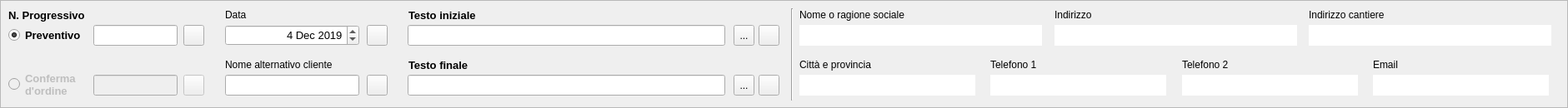
     <widget class="QFrame" name="frame">
      <property name="geometry">
       <rect>
        <x>10</x>
        <y>10</y>
        <width>1881</width>
        <height>130</height>
       </rect>
      </property>
      <property name="frameShape">
       <enum>QFrame::StyledPanel</enum>
      </property>
      <widget class="QLabel" name="label">
       <property name="geometry">
        <rect>
         <x>10</x>
         <y>10</y>
         <width>101</width>
         <height>16</height>
        </rect>
       </property>
       <property name="font">
        <font>
         <pointsize>10</pointsize>
         <weight>75</weight>
         <bold>true</bold>
        </font>
       </property>
       <property name="text">
        <string>N. Progressivo</string>
       </property>
      </widget>
      <widget class="QLineEdit" name="edit_so">
       <property name="geometry">
        <rect>
         <x>112</x>
         <y>30</y>
         <width>101</width>
         <height>25</height>
        </rect>
       </property>
       <property name="font">
        <font>
         <pointsize>10</pointsize>
         <weight>75</weight>
         <bold>true</bold>
        </font>
       </property>
       <property name="text">
        <string/>
       </property>
       <property name="alignment">
        <set>Qt::AlignRight|Qt::AlignTrailing|Qt::AlignVCenter</set>
       </property>
      </widget>
      <widget class="QLabel" name="label_5">
       <property name="geometry">
        <rect>
         <x>270</x>
         <y>10</y>
         <width>41</width>
         <height>16</height>
        </rect>
       </property>
       <property name="text">
        <string>Data</string>
       </property>
      </widget>
      <widget class="QDateEdit" name="edit_data_prev">
       <property name="geometry">
        <rect>
         <x>270</x>
         <y>30</y>
         <width>161</width>
         <height>25</height>
        </rect>
       </property>
       <property name="font">
        <font>
         <pointsize>10</pointsize>
        </font>
       </property>
       <property name="alignment">
        <set>Qt::AlignRight|Qt::AlignTrailing|Qt::AlignVCenter</set>
       </property>
       <property name="maximumDate">
        <date>
         <year>2049</year>
         <month>12</month>
         <day>31</day>
        </date>
       </property>
       <property name="minimumDate">
        <date>
         <year>2019</year>
         <month>1</month>
         <day>1</day>
        </date>
       </property>
       <property name="date">
        <date>
         <year>2019</year>
         <month>12</month>
         <day>4</day>
        </date>
       </property>
      </widget>
      <widget class="Line" name="line_3">
       <property name="geometry">
        <rect>
         <x>940</x>
         <y>10</y>
         <width>20</width>
         <height>111</height>
        </rect>
       </property>
       <property name="orientation">
        <enum>Qt::Vertical</enum>
       </property>
      </widget>
      <widget class="QLineEdit" name="edit_testo_in">
       <property name="geometry">
        <rect>
         <x>489</x>
         <y>30</y>
         <width>381</width>
         <height>25</height>
        </rect>
       </property>
       <property name="font">
        <font>
         <pointsize>9</pointsize>
        </font>
       </property>
       <property name="readOnly">
        <bool>true</bool>
       </property>
      </widget>
      <widget class="QToolButton" name="btn_scegli_testo_in">
       <property name="geometry">
        <rect>
         <x>880</x>
         <y>30</y>
         <width>25</width>
         <height>25</height>
        </rect>
       </property>
       <property name="text">
        <string extracomment="Deduci automaticamente dall'ultimo preventivo">...</string>
       </property>
       <property name="checkable">
        <bool>false</bool>
       </property>
       <property name="checked">
        <bool>false</bool>
       </property>
       <property name="arrowType">
        <enum>Qt::NoArrow</enum>
       </property>
      </widget>
      <widget class="QLabel" name="label_15">
       <property name="geometry">
        <rect>
         <x>490</x>
         <y>10</y>
         <width>121</width>
         <height>16</height>
        </rect>
       </property>
       <property name="font">
        <font>
         <pointsize>10</pointsize>
         <weight>75</weight>
         <bold>true</bold>
        </font>
       </property>
       <property name="text">
        <string>Testo iniziale</string>
       </property>
      </widget>
      <widget class="QLineEdit" name="edit_testo_fin">
       <property name="geometry">
        <rect>
         <x>489</x>
         <y>90</y>
         <width>381</width>
         <height>25</height>
        </rect>
       </property>
       <property name="font">
        <font>
         <pointsize>9</pointsize>
        </font>
       </property>
       <property name="readOnly">
        <bool>true</bool>
       </property>
      </widget>
      <widget class="QToolButton" name="btn_scegli_testo_fin">
       <property name="geometry">
        <rect>
         <x>880</x>
         <y>90</y>
         <width>25</width>
         <height>25</height>
        </rect>
       </property>
       <property name="text">
        <string extracomment="Deduci automaticamente dall'ultimo preventivo">...</string>
       </property>
      </widget>
      <widget class="QLabel" name="label_16">
       <property name="geometry">
        <rect>
         <x>490</x>
         <y>70</y>
         <width>111</width>
         <height>16</height>
        </rect>
       </property>
       <property name="font">
        <font>
         <pointsize>10</pointsize>
         <weight>75</weight>
         <bold>true</bold>
        </font>
       </property>
       <property name="text">
        <string>Testo finale</string>
       </property>
      </widget>
      <widget class="QLineEdit" name="edit_nick_cliente">
       <property name="geometry">
        <rect>
         <x>270</x>
         <y>90</y>
         <width>161</width>
         <height>25</height>
        </rect>
       </property>
       <property name="font">
        <font>
         <pointsize>9</pointsize>
        </font>
       </property>
       <property name="text">
        <string/>
       </property>
      </widget>
      <widget class="QLabel" name="label_20">
       <property name="geometry">
        <rect>
         <x>270</x>
         <y>70</y>
         <width>151</width>
         <height>16</height>
        </rect>
       </property>
       <property name="text">
        <string>Nome alternativo cliente</string>
       </property>
      </widget>
      <widget class="QPushButton" name="btn_deduci_testo_in">
       <property name="geometry">
        <rect>
         <x>910</x>
         <y>30</y>
         <width>25</width>
         <height>25</height>
        </rect>
       </property>
       <property name="text">
        <string/>
       </property>
       <property name="icon">
        <iconset>
         <normaloff>../Progetto/Risorse/Bottoni/reset.png</normaloff>../Progetto/Risorse/Bottoni/reset.png</iconset>
       </property>
      </widget>
      <widget class="QPushButton" name="btn_deduci_data">
       <property name="geometry">
        <rect>
         <x>440</x>
         <y>30</y>
         <width>25</width>
         <height>25</height>
        </rect>
       </property>
       <property name="text">
        <string/>
       </property>
       <property name="icon">
        <iconset>
         <normaloff>../Progetto/Risorse/Bottoni/reset.png</normaloff>../Progetto/Risorse/Bottoni/reset.png</iconset>
       </property>
      </widget>
      <widget class="QPushButton" name="btn_deduci_nick_cliente">
       <property name="geometry">
        <rect>
         <x>440</x>
         <y>90</y>
         <width>25</width>
         <height>25</height>
        </rect>
       </property>
       <property name="text">
        <string/>
       </property>
       <property name="icon">
        <iconset>
         <normaloff>../Progetto/Risorse/Bottoni/reset.png</normaloff>../Progetto/Risorse/Bottoni/reset.png</iconset>
       </property>
      </widget>
      <widget class="QPushButton" name="btn_deduci_testo_fin">
       <property name="geometry">
        <rect>
         <x>910</x>
         <y>90</y>
         <width>25</width>
         <height>25</height>
        </rect>
       </property>
       <property name="text">
        <string/>
       </property>
       <property name="icon">
        <iconset>
         <normaloff>../Progetto/Risorse/Bottoni/reset.png</normaloff>../Progetto/Risorse/Bottoni/reset.png</iconset>
       </property>
      </widget>
      <widget class="QPushButton" name="btn_deduci_po">
       <property name="enabled">
        <bool>false</bool>
       </property>
       <property name="geometry">
        <rect>
         <x>220</x>
         <y>90</y>
         <width>25</width>
         <height>25</height>
        </rect>
       </property>
       <property name="text">
        <string/>
       </property>
       <property name="icon">
        <iconset>
         <normaloff>../Progetto/Risorse/Bottoni/reset.png</normaloff>../Progetto/Risorse/Bottoni/reset.png</iconset>
       </property>
      </widget>
      <widget class="QLineEdit" name="edit_po">
       <property name="enabled">
        <bool>false</bool>
       </property>
       <property name="geometry">
        <rect>
         <x>112</x>
         <y>90</y>
         <width>101</width>
         <height>25</height>
        </rect>
       </property>
       <property name="font">
        <font>
         <pointsize>10</pointsize>
         <weight>75</weight>
         <bold>true</bold>
        </font>
       </property>
       <property name="text">
        <string/>
       </property>
       <property name="alignment">
        <set>Qt::AlignRight|Qt::AlignTrailing|Qt::AlignVCenter</set>
       </property>
      </widget>
      <widget class="QPushButton" name="btn_deduci_so">
       <property name="geometry">
        <rect>
         <x>220</x>
         <y>30</y>
         <width>25</width>
         <height>25</height>
        </rect>
       </property>
       <property name="text">
        <string/>
       </property>
       <property name="icon">
        <iconset>
         <normaloff>../Progetto/Risorse/Bottoni/reset.png</normaloff>../Progetto/Risorse/Bottoni/reset.png</iconset>
       </property>
      </widget>
      <widget class="QFrame" name="frame_3">
       <property name="geometry">
        <rect>
         <x>10</x>
         <y>30</y>
         <width>101</width>
         <height>91</height>
        </rect>
       </property>
       <widget class="QRadioButton" name="radio_so">
        <property name="geometry">
         <rect>
          <x>0</x>
          <y>4</y>
          <width>101</width>
          <height>17</height>
         </rect>
        </property>
        <property name="font">
         <font>
          <pointsize>10</pointsize>
          <weight>75</weight>
          <bold>true</bold>
         </font>
        </property>
        <property name="text">
         <string>Preventivo</string>
        </property>
        <property name="checked">
         <bool>true</bool>
        </property>
       </widget>
       <widget class="QRadioButton" name="radio_po">
        <property name="enabled">
         <bool>false</bool>
        </property>
        <property name="geometry">
         <rect>
          <x>0</x>
          <y>56</y>
          <width>101</width>
          <height>31</height>
         </rect>
        </property>
        <property name="font">
         <font>
          <pointsize>10</pointsize>
          <weight>75</weight>
          <bold>true</bold>
         </font>
        </property>
        <property name="text">
         <string>Conferma
d'ordine</string>
        </property>
       </widget>
      </widget>
      <widget class="QWidget" name="horizontalLayoutWidget_3">
       <property name="geometry">
        <rect>
         <x>959</x>
         <y>10</y>
         <width>911</width>
         <height>51</height>
        </rect>
       </property>
       <layout class="QHBoxLayout" name="horizontalLayout_3">
        <item>
         <widget class="QFrame" name="frame_10">
          <widget class="QLabel" name="label_6">
           <property name="geometry">
            <rect>
             <x>0</x>
             <y>0</y>
             <width>131</width>
             <height>16</height>
            </rect>
           </property>
           <property name="text">
            <string>Nome o ragione sociale</string>
           </property>
          </widget>
          <widget class="QLineEdit" name="line_prev_nome">
           <property name="geometry">
            <rect>
             <x>0</x>
             <y>20</y>
             <width>291</width>
             <height>25</height>
            </rect>
           </property>
           <property name="font">
            <font>
             <pointsize>9</pointsize>
            </font>
           </property>
           <property name="text">
            <string/>
           </property>
           <property name="frame">
            <bool>false</bool>
           </property>
           <property name="readOnly">
            <bool>true</bool>
           </property>
          </widget>
         </widget>
        </item>
        <item>
         <widget class="QFrame" name="frame_9">
          <widget class="QLabel" name="label_7">
           <property name="geometry">
            <rect>
             <x>0</x>
             <y>0</y>
             <width>61</width>
             <height>16</height>
            </rect>
           </property>
           <property name="text">
            <string>Indirizzo</string>
           </property>
          </widget>
          <widget class="QLineEdit" name="line_prev_via">
           <property name="geometry">
            <rect>
             <x>0</x>
             <y>20</y>
             <width>291</width>
             <height>25</height>
            </rect>
           </property>
           <property name="font">
            <font>
             <pointsize>9</pointsize>
            </font>
           </property>
           <property name="text">
            <string/>
           </property>
           <property name="frame">
            <bool>false</bool>
           </property>
           <property name="readOnly">
            <bool>true</bool>
           </property>
          </widget>
         </widget>
        </item>
        <item>
         <widget class="QFrame" name="frame_8">
          <widget class="QLabel" name="label_8">
           <property name="geometry">
            <rect>
             <x>0</x>
             <y>0</y>
             <width>111</width>
             <height>16</height>
            </rect>
           </property>
           <property name="text">
            <string>Indirizzo cantiere</string>
           </property>
          </widget>
          <widget class="QLineEdit" name="line_prev_cantiere">
           <property name="geometry">
            <rect>
             <x>0</x>
             <y>20</y>
             <width>291</width>
             <height>25</height>
            </rect>
           </property>
           <property name="font">
            <font>
             <pointsize>9</pointsize>
            </font>
           </property>
           <property name="text">
            <string/>
           </property>
           <property name="frame">
            <bool>false</bool>
           </property>
           <property name="readOnly">
            <bool>true</bool>
           </property>
          </widget>
         </widget>
        </item>
       </layout>
      </widget>
      <widget class="QWidget" name="horizontalLayoutWidget_4">
       <property name="geometry">
        <rect>
         <x>959</x>
         <y>70</y>
         <width>911</width>
         <height>51</height>
        </rect>
       </property>
       <layout class="QHBoxLayout" name="horizontalLayout_4">
        <item>
         <widget class="QFrame" name="frame_14">
          <widget class="QLineEdit" name="line_prev_comune">
           <property name="geometry">
            <rect>
             <x>0</x>
             <y>20</y>
             <width>211</width>
             <height>25</height>
            </rect>
           </property>
           <property name="font">
            <font>
             <pointsize>9</pointsize>
            </font>
           </property>
           <property name="text">
            <string/>
           </property>
           <property name="frame">
            <bool>false</bool>
           </property>
           <property name="readOnly">
            <bool>true</bool>
           </property>
          </widget>
          <widget class="QLabel" name="label_14">
           <property name="geometry">
            <rect>
             <x>0</x>
             <y>0</y>
             <width>131</width>
             <height>16</height>
            </rect>
           </property>
           <property name="text">
            <string>Città e provincia</string>
           </property>
          </widget>
         </widget>
        </item>
        <item>
         <widget class="QFrame" name="frame_13">
          <widget class="QLineEdit" name="line_prev_tel1">
           <property name="geometry">
            <rect>
             <x>0</x>
             <y>20</y>
             <width>211</width>
             <height>25</height>
            </rect>
           </property>
           <property name="font">
            <font>
             <pointsize>9</pointsize>
            </font>
           </property>
           <property name="text">
            <string/>
           </property>
           <property name="frame">
            <bool>false</bool>
           </property>
           <property name="readOnly">
            <bool>true</bool>
           </property>
          </widget>
          <widget class="QLabel" name="label_17">
           <property name="geometry">
            <rect>
             <x>0</x>
             <y>0</y>
             <width>111</width>
             <height>16</height>
            </rect>
           </property>
           <property name="text">
            <string>Telefono 1</string>
           </property>
          </widget>
         </widget>
        </item>
        <item>
         <widget class="QFrame" name="frame_12">
          <widget class="QLineEdit" name="line_prev_tel2">
           <property name="geometry">
            <rect>
             <x>0</x>
             <y>20</y>
             <width>211</width>
             <height>25</height>
            </rect>
           </property>
           <property name="font">
            <font>
             <pointsize>9</pointsize>
            </font>
           </property>
           <property name="text">
            <string/>
           </property>
           <property name="frame">
            <bool>false</bool>
           </property>
           <property name="readOnly">
            <bool>true</bool>
           </property>
          </widget>
          <widget class="QLabel" name="label_18">
           <property name="geometry">
            <rect>
             <x>0</x>
             <y>0</y>
             <width>111</width>
             <height>16</height>
            </rect>
           </property>
           <property name="text">
            <string>Telefono 2</string>
           </property>
          </widget>
         </widget>
        </item>
        <item>
         <widget class="QFrame" name="frame_11">
          <widget class="QLineEdit" name="line_prev_email">
           <property name="geometry">
            <rect>
             <x>0</x>
             <y>20</y>
             <width>211</width>
             <height>25</height>
            </rect>
           </property>
           <property name="font">
            <font>
             <pointsize>9</pointsize>
            </font>
           </property>
           <property name="text">
            <string/>
           </property>
           <property name="frame">
            <bool>false</bool>
           </property>
           <property name="readOnly">
            <bool>true</bool>
           </property>
          </widget>
          <widget class="QLabel" name="label_19">
           <property name="geometry">
            <rect>
             <x>0</x>
             <y>0</y>
             <width>111</width>
             <height>16</height>
            </rect>
           </property>
           <property name="text">
            <string>Email</string>
           </property>
          </widget>
         </widget>
        </item>
       </layout>
      </widget>
     </widget>
